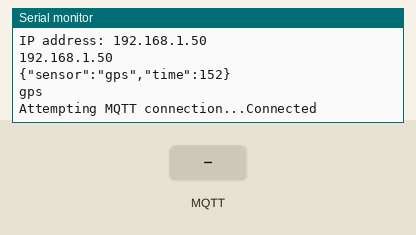
Bench run of a sketch on a simulated ESP32. On the bench: the last lines printed to the serial monitor. The test bench sets the inputs (shaded band). WiFi joins after 1.5 s; servers stay silent unless stated; no MQTT or app messages arrive unless stated.

Above: at 2.7 s.
2.8 s: MQTT message "1" arrives on the first subscribed topic
At 3.8 s:
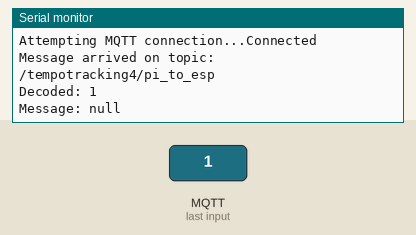
4.3 s: MQTT message "on" arrives on the first subscribed topic
At 5.0 s:
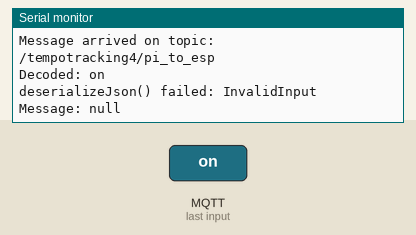
5.8 s: MQTT message "off" arrives on the first subscribed topic
At 6.1 s:
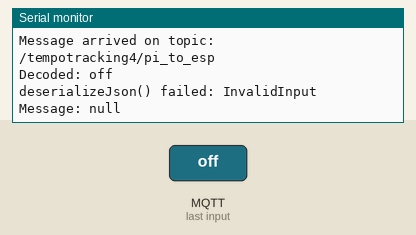

The sketch:

2021_01_09_ESP_MQTT.ino
```cpp
#include "WiFi.h"
#include <PubSubClient.h>
#include <ArduinoJson.h>

const char* ssid = "TempoTracking4";
const char* password =  "Tempo_4Brugge_5+";
//const IPAddress remote_ip(192,168,1,101);

const char* broker = "192.168.1.101";
const char* outTopic ="/tempotracking4/esp_to_pi";
const char* inTopic ="/tempotracking4/pi_to_esp";
long lastMsg = 0;

WiFiClient espClient;
PubSubClient client(espClient);

// SETUP
//----------------------------------------------------------------------------------------------------------------------
void setupWifi(){
   WiFi.begin(ssid, password);

  while (WiFi.status() != WL_CONNECTED) {
    delay(500);
    Serial.println("Connecting to WiFi..");
  }

  Serial.println("");
  Serial.println("WiFi connected");
  Serial.println("Status: " + String(WiFi.status()));
  IPAddress ip = WiFi.localIP();
  Serial.println("IP address: " + IpAddress2String(ip));
  Serial.println(ip);
}

void setupMQTT(){
  client.setServer(broker, 1883);
  client.setCallback(callback);
}

void setup() {
  Serial.begin(115200);
  setupWifi();
  setupMQTT();
  TestJson();
}


// WIFI
//----------------------------------------------------------------------------------------------------------------------
String IpAddress2String(const IPAddress& ipAddress)
{
  return String(ipAddress[0]) + String(".") +\
  String(ipAddress[1]) + String(".") +\
  String(ipAddress[2]) + String(".") +\
  String(ipAddress[3])  ;
}


// MQTT
//----------------------------------------------------------------------------------------------------------------------
void callback(char* topic, byte* message, unsigned int lengthMessage) {
  Serial.println("Message arrived on topic: " + String(topic));
  JsonObject jsonObject = extractMessage(message, lengthMessage);

  if (String(topic) == inTopic) {
    String message = jsonObject["message"];
    Serial.println("Message: " + message);
  }
  else{
    Serial.println("Received message from unknown topic");
  }
}

void TestJson(){
  String input = "{\"sensor\":\"gps\",\"time\":152}";
  Serial.println(input);
  DynamicJsonDocument doc(1024);
  deserializeJson(doc, input);
  JsonObject obj = doc.as<JsonObject>();
  String testString = obj["sensor"];
  Serial.println(testString);
}

JsonObject extractMessage(byte* message, int lengthMessage){
  String  messageTemp;
  for (int i = 0; i < lengthMessage; i++) {
    messageTemp += String((char)message[i]);
  }

  messageTemp.trim();
  //messageTemp.replace("\\", "");
  //messageTemp.remove(0,1);
  //messageTemp.remove(messageTemp.length() - 1,1);
  Serial.println("Decoded: " + messageTemp);

  DynamicJsonDocument doc(1024);
  DeserializationError error = deserializeJson(doc, messageTemp);
  if (error) {
    Serial.print(F("deserializeJson() failed: "));
    Serial.println(error.f_str());
  }

  JsonObject jsonObject = doc.as<JsonObject>();
  return jsonObject;
}

void reconnect() {
  while (!client.connected()) {
    Serial.print("Attempting MQTT connection...");     // Attempt to connect
    if (client.connect("ESP32Client")) {
      Serial.println("Connected");
      client.subscribe(inTopic);
    }
    else {
      Serial.print("failed, rc=");
      Serial.print(client.state());
      Serial.println(" try again in 5 seconds");  // Wait 5 seconds before retrying
      delay(5000);
    }
  }
}


// LOOP
//----------------------------------------------------------------------------------------------------------------------
void loop() {
  if (!client.connected()) {
    reconnect();
  }
  client.loop();


  long now = millis();
  if (now - lastMsg > 5000) {
    lastMsg = now;

    char jsonStringOut[] = "{\"message\":\"Hello from ESP32\"}";
    client.publish(outTopic, jsonStringOut);
  }
}
```

Measured:
- after the input at 2.8 s, the serial monitor: prints a new line at once (image 1)
- after the input at 4.3 s, the serial monitor: prints a new line at once (image 2)
- after the input at 5.8 s, the serial monitor: prints a new line at once (image 3)
